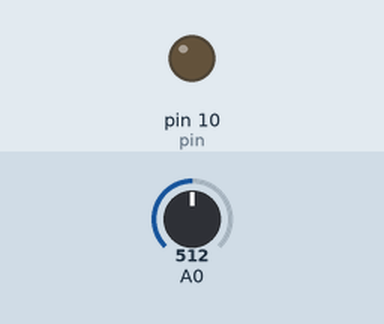
Simulated run of this sketch. Board: Arduino Uno, built with avr-gcc and run on an emulated ATmega328P. Shown: output pins drawn as LEDs (lit = HIGH). The test bench sets the inputs (shaded band); at power-on: A0 = 512.

Above: at 1.2 s.
1.3 s: A0 set to 6
4.3 s: A0 set to 3
At 6.6 s:
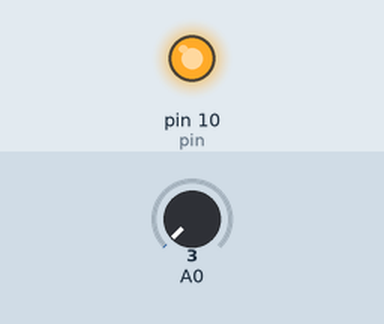
Timing chart, 0 to 8.1 s (numbered marks = the images above; inputs shaded):
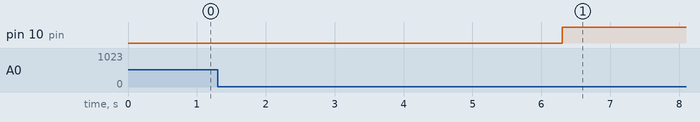

Measured:
- the behaviour switches between 5 and 4 on A0 (found by bisection; images 0 and 1)
- after the input at 1.3 s, every drawn part: stays the same
- after the input at 4.3 s, pin 10 (pin): LOW → HIGH after 2.0 s

The sketch:

staterelay.ino
```cpp
unsigned long interval = 200;
//byte flag=1;
unsigned long previousMillis=0;

unsigned long currentMillis = 0;
int pin = 10;   //pin3 for mosfets, pin 10 for relays


int V0 = 05;

int V1 = 20;

int V2 = 1000;

int V3 = 1020;
void setup()
{


   pinMode(pin, OUTPUT);
  Serial.begin(9600);

  }


void loop()
{


    static enum { IN_RANGE, OUT_OF_RANGE, TIMEOUT } state;
    static uint32_t time_exited_range;
    int V = analogRead(A0);
    delay(1);//delay betweem reads for stability
    switch (state) {
    case IN_RANGE:
        if (V < V0 || V >= V3) {
            digitalWrite(pin, LOW);
            state = OUT_OF_RANGE;
            time_exited_range = millis();
        }
        break;
    case OUT_OF_RANGE:
        if (V >= V1 && V < V2) {
            digitalWrite(pin, HIGH);
            state = IN_RANGE;
        } else if (millis() - time_exited_range >= 2000) {
            digitalWrite(pin, HIGH);
            state = TIMEOUT;
        }
        break;
    case TIMEOUT:
        if (V >= V1 && V < V2) {
            state = IN_RANGE;
        }
        break;
    }


}
```
